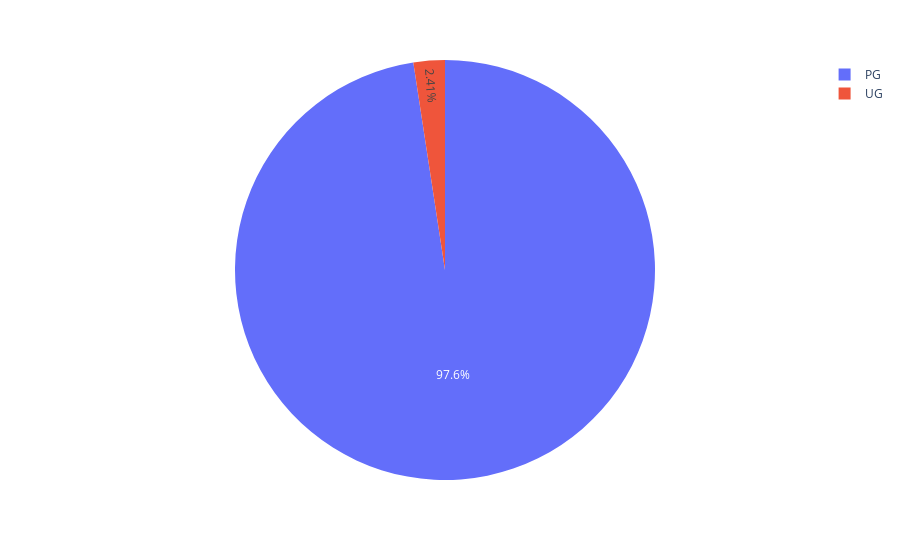

Here is the notebook cell this chart was saved with:
### Code cell
fig =  px.pie (df, names = "Education")
fig.show ()

### Figure 1 — Plotly figure (JSON) as saved in the notebook; plotly's stock layout.template omitted (floating-point values rounded to 4 significant figures; data arrays with more than 128 entries replaced by an {"elided": "..."} marker saying what was removed)
{"data": [{"domain": {"x": [0, 1], "y": [0, 1]}, "hovertemplate": "Education=%{label}<extra></extra>", "labels": {"elided": "2240 str values"}, "legendgroup": "", "name": "", "showlegend": true, "type": "pie"}], "layout": {"legend": {"tracegroupgap": 0}, "margin": {"t": 60}}}
